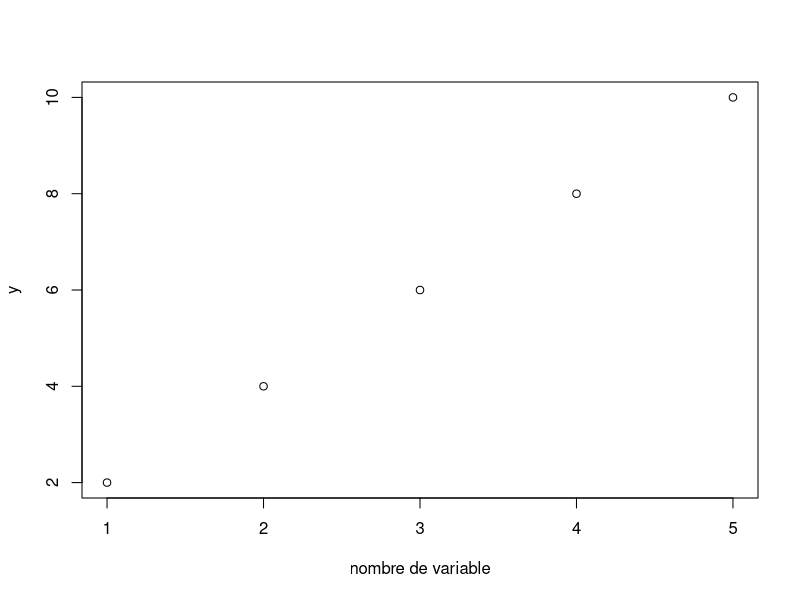
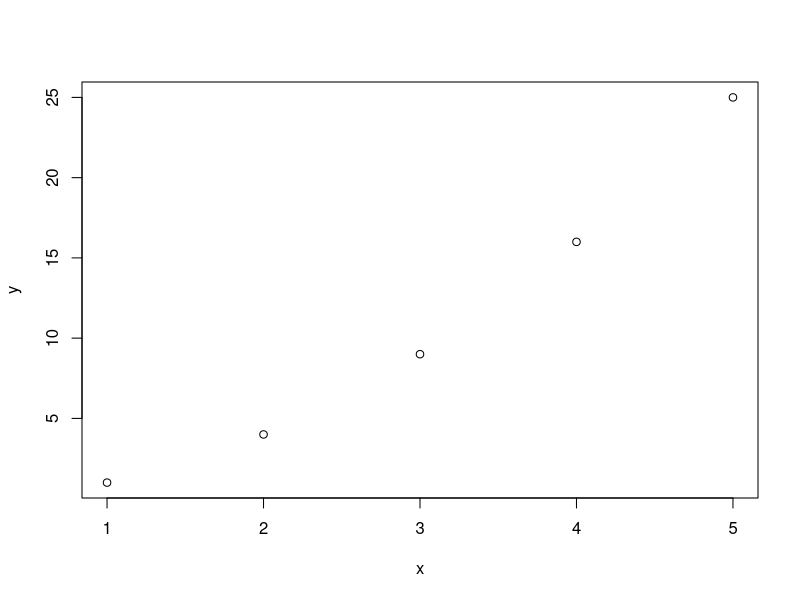
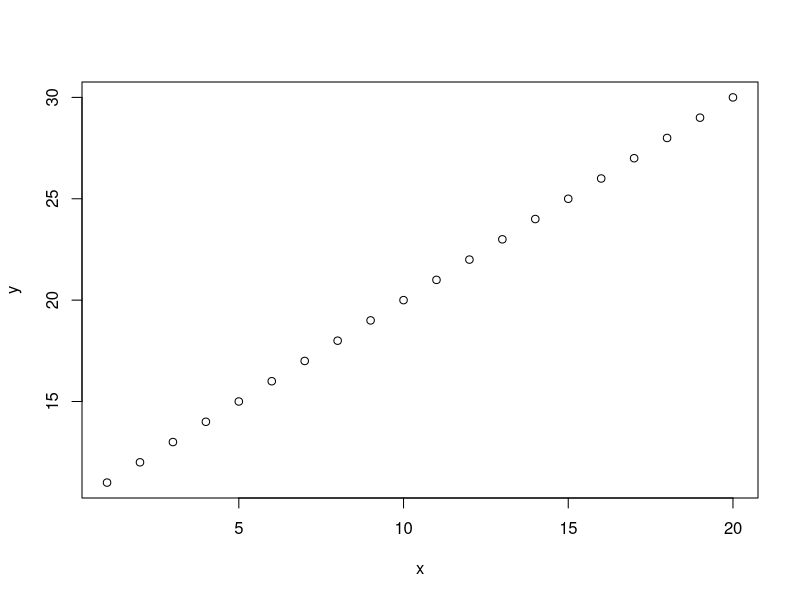
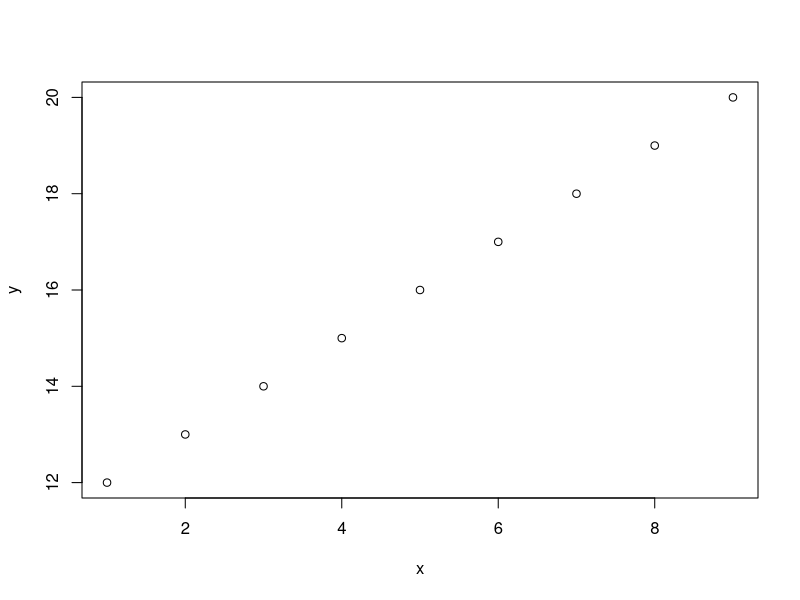
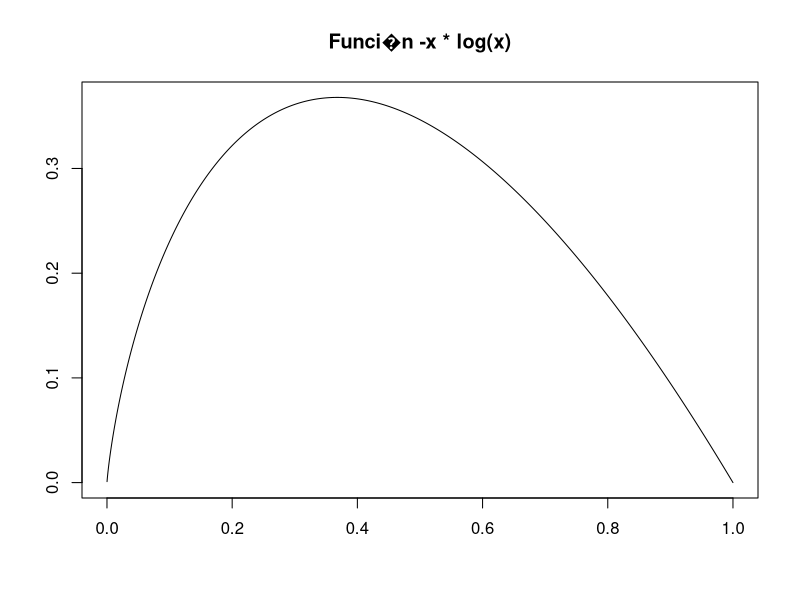

Source code (R) for these figures, in order:
# # Laboratorio de Procesamiento de Informaci�n Meteorol�gica/Oceanografica
# 2° cuatrimestre 2023
#######################################
# Clase Funciones- 26/09
#######################################
getwd()
setwd("/home/clinux01/Escritorio/CamiLabo/Practica_3/")

#entre {} lo que hace
#entre () argumentos de entrada
#nombre <- function(arg_1, arg_2, ..., arg_n) {expresión}

#args(nombre de la función)    lista de argumentos que son necesarios para ejecutar la función.
#formals(nombre de la función) a lista de argumentos y si alguno de ellos tiene valores asignados por omisión, también nos da ese valo

factorial<-function(x) prod(1:x) #producto de uno hasta x
#no pusimos la llave porque es solo un reglon pero por recomendacion lo tenemos q hacer
factorial(4)
factorial(8)

########################################

hipotenusa <- function(x, y) {     
  sqrt(x^2 + y^2)
}


hipotenusa <- function(x, y) {
  return(sqrt(x^2 + y^2))
}
#return<- "devuelve" por pantalla el resultado, no se le asigna ninguna variable

class(hipotenusa)
hipotenusa(2,3)
hipotenusa(y=3,x=2)

#########################################
ff <- function(r) {
  return(pi * r^2)
}
#Acordarse que R difiere entre Mayus. y minuscula

ff(2)

#########################################
# Ejemplo8.R
# Laboratorio de Procesamiento de Información Meteorológica
#

# Creamos una función que calcula el módulo a un vector
############################################

modulo <- function(v) {         # nombro a la función con el nombre "modulo"
  s <- 0                        # inicializo en 0 a la suma de los cuadrados
  for (e_v in v) {              # me desplazo por los elementos del vector
    s <- s + e_v^2              # incremeto la suma de los cuadrados
  }
  sqrt(s)                       # calculo la raíz cuadrado y ese es el resultado
}

# Probamos con un vector

vv <- c(-2, 3, 4, -5)

### Evaluamos la función
modulo(vv)

#OPTIMIZO la pogramación usando la función de agregación sum()
# que toma como argumento un vector y 
# suma uno a uno sus elementos y entrega esa suma como resultado

# Se simplifica la función MODULO

modulo_1 <- function(v) {sqrt(sum(v^2))}

# lo evaluamos con algún vector
modulo_1(vv)
###############################################

# Creamos una funcion que calcule el valor medio de un vector

promedio <- function(v) {
  
  suma <- 0                  # inicializo la suma en cero
  n <- 0                     # voy a contar los elementos del vector
  
  for (e_v in v) {
    suma <- suma + e_v       # sumo cada elemento del vector
    n <- n+1                 # voy contando los elementos
  }
  
(calculo <- suma/n)          # Se calcula e imprime el promedio
write(calculo,"resultado.txt")   #lo almaceno en un archivo

return(suma/n)
}

 

## utilizando las funciones para vectores sum y length optimizamos el programa

hacer_promedio <- function(v) {
  sum(v)/length(v)
}


#con el mismo vector que antes
nums <- runif(32, 10.5, 40.8)
hacer_promedio(nums)

##############################################
#Defino en la funcion un grafico
ejem.fun <- function(x, y, label = "nombre de variable"){
  plot(x, y, xlab = label) }

ejem.fun(1:5,c(2,4,6,8,10))

#para la x numeros del uno al cinco y para la y el vector ese

ejem.fun.2<-function(x){
  y<-x^2
  plot(x, y)}

ejem.fun.2(1:5)  
############################################

grande<-function(x,y){
  y.g<-y>x              #almacena un vector (logico) de T o F de los y que son mayores de x
  x[y.g]<-y[y.g]        #almacena en x el valor en las que dio T el resultado anterior  segun cada posicion correspondiente
  x
}


grande(1:5, c(1,6,2,7,3))
grande(x=1:5, y=c(1,6,2,7,3))
grande(y=c(1,6,2,7,3), x=1:5)
grande(1:5, y=c(1,6,2,7,3))

##########################################
media.total<-function(...) { mean(c(...)) } #calcula el valor medio de lo que yo te pongo,no defino argumentos 

##########################################
#Funciones de control 

hacer_promedio <- function(v) {
  sum(v)/length(v)
media.total<-function(...){
  for (x in list(...)){
    if (!is.numeric(x)) stop("No son numeros")
  }
  mean(c(...))
 }
}

###########################################
#AVISOS
myplot <- function(x,y) {
  if(missing(y)) {
    y <- x
    x <- 1:length(y)
  }
  plot(x,y)
}


myplot(1:20,11:30)
myplot(12:20)

###########################################

xln <- function(x){
  return(-x * log(x))
}
x <- 1:10000 / 10000

plot(x, xln(x), type = "l", xlab = "", ylab = "",
     main = "Funci�n -x * log(x)")


###########################################
#Por defecto compara siempore con cero

grande<-function(x,y=0*x){	
  y.g<-y>x
  x[y.g]<-y[y.g]
  x
}

grande(c(-12:3))
grande(c(1,5),2:3)

###########################################
#Funcion arreglada con avisos (warning)
grande<-function(x,y=0*x){	
  if (missing(y)) warning("Estamos comparando con 0")
  y.g<-y>x
  x[y.g]<-y[y.g]
  x
}
grande(-3:3)

############################################

DosMuestras <- function(y1, y2) {
  n1 <- length(y1); n2 <- length(y2)
  yb1 <- mean(y1); yb2 <- mean(y2)
  s1 <- var(y1); s2 <- var(y2)
  s <- ((n1-1)*s1 + (n2-1)*s2)/(n1+n2-2)
  tst <- (yb1 - yb2)/sqrt(s*(1/n1 + 1/n2))
  tst
}

altura.hombres<-(c(1.78,1.65,1.82,1.69,1.74,1.89,1.67,1.58,1.72,1.64,1.85,1.92,1.70,1.63))
altura.mujeres<-(c(1.56,1.74,1.63,1.58,1.54,1.72,1.63,1.71,1.65))
DosMuestras(altura.hombres,altura.mujeres)

###########################################

fibbonacci <- function(y) {if (y==0 | y==1)     
  return (1)
  F0 <- 1; F1 <- 1; i <- 2
  repeat {
    s <- F0 + F1                 	
    if (i == y)                    
      return (s)              	
    
    F0 <- F1
    F1 <- s
    i <- i+1                           
  } } 


fibbonacci(0) 
fibbonacci(4) 
fibbonacci(8)                  
fibbonacci(1)


#Si ya tengo un scrip que tenga todas mis funciones lo puedo lllamar asi source( mi directrorio entre "") porque sino queda mal 
